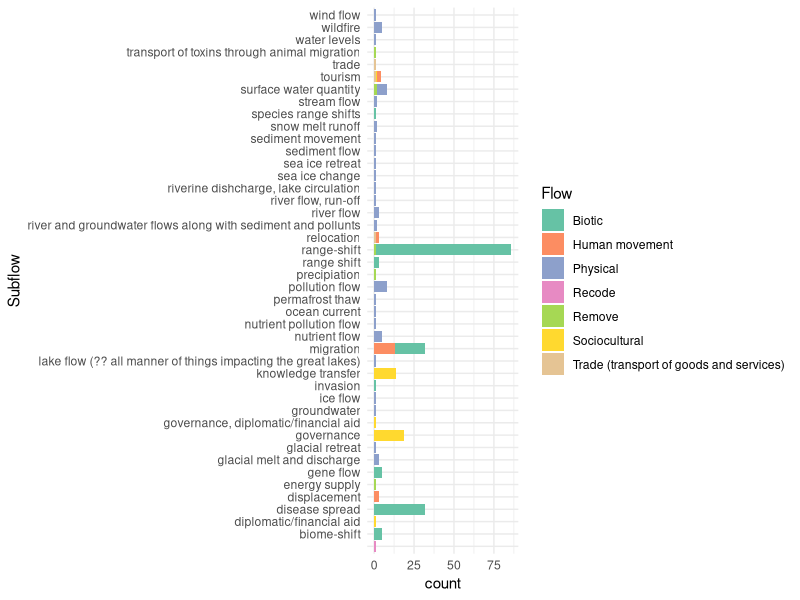

This chart was generated by the following R code: (Note: this script raises an error after producing the figure.)

library("readxl")
library("tidyverse")
data <- read_excel("data/data_cleaning/reshaped_3_drivers_Jan10_interventions_feb13.xlsx", sheet = "combined_coding")
df1 <- read.csv('data/006_output_recoded.csv')
levels(factor(df1$X2.1.Flow.Type))
data_selected <- data %>% select(ID_DOI_by_Flow, Response.Text, final.codes, Response.Mentioned.) %>% rename(intervention.text = Response.Text,intervention.codes=final.codes,Response.Mentioned.verified = Response.Mentioned.)
merged_df <- df1 %>% left_join(data_selected, by = "ID_DOI_by_Flow") %>% 
mutate(Response.Mentioned.=ifelse(!is.na(Response.Mentioned.verified),Response.Mentioned.verified,Response.Mentioned.)) %>% 
dplyr::select(-Response.Mentioned.verified)
glimpse(merged_df)
## Add new column 
# [41] "disease detection; disease prevention; control; public outreach, awareness, and education"
levels(factor(merged_df$intervention.codes))
unique_interventions <- merged_df %>%
  tidyr::separate_rows(intervention.codes, sep = ";\\s*") %>%
  distinct(intervention.codes) %>%
  filter(intervention.codes != "" & intervention.codes != "NA") %>%
  arrange(intervention.codes) # Sort the interventions alphabetically

# Print the cleaned list of interventions
print(unique_interventions, n=200)
interventions_vector <- unique_interventions$intervention.codes

fleshed_df <- merged_df

# Iterate over each intervention and create a new column
for (intervention in interventions_vector) {
  fleshed_df <- fleshed_df %>%
    mutate(!!sym(intervention) := as.integer(str_detect(intervention.codes, fixed(intervention))))
}


fleshed_df <- fleshed_df %>%
  rename_with(~paste("intervention:", .x),
              .cols = interventions_vector)

glimpse(fleshed_df)


fleshed_df <- fleshed_df %>%
  mutate(X2.2.Subtype = tolower(X2.2.Subtype))  %>% 
  filter(Citation!="Sivakumar, B.; 2011; Hydrological Sciences Journal")

write.csv(fleshed_df,'data/007_output_interventions.csv')


fleshed_df_g <-  fleshed_df %>% group_by(X2.1.Flow.Type,X2.2.Subtype) %>% 
mutate(count=n())
glimpse(fleshed_df_g)



fleshed_df_g$X2.2.Subtype <- factor(fleshed_df_g$X2.2.Subtype, levels = sort(unique(fleshed_df_g$X2.2.Subtype)))
ggplot(fleshed_df_g, aes(y=X2.2.Subtype,fill=X2.1.Flow.Type))+
geom_bar() + 
theme_minimal() +   
scale_fill_brewer(palette = "Set2") + 
labs(x = "count",y="Subflow",fill="Flow")









fleshed_df <- fleshed_df %>% filter(X2.1.Flow.Type %notin% c("Remove","Recode"))

# We'll gather only the intervention columns
intervention_data <- fleshed_df %>%
  pivot_longer(
    cols = starts_with("intervention:"),
    names_to = "intervention",
    values_to = "value"
  ) %>%
  filter(value == 1) %>%  # Keep only rows where intervention is applied
  group_by(X2.1.Flow.Type, intervention) %>%
  summarise(count = n(), .groups = 'drop')  # Count each intervention per flow type

#### FUNCTIONING PLOTS - DO NOT ERASE

# ggplot(intervention_data, aes(x = X2.1.Flow.Type, y = count, fill = intervention)) +
#   geom_bar(stat = "identity", position = position_dodge()) +  # Use dodge to group bars
#   theme_minimal() +
#   labs(
#     title = "Intervention Frequency by Flow Type",
#     x = "Flow Type",
#     y = "Count of Interventions",
#     fill = "Intervention"
#   ) +
#   theme(axis.text.x = element_text(angle = 45, hjust = 1))  # Rotate x-axis labels for better visibility
# library(tidyverse)

# # Gather the intervention columns and convert to long format
# intervention_data <- fleshed_df %>%
#   pivot_longer(
#     cols = starts_with("intervention:"),
#     names_to = "intervention",
#     values_to = "value"
#   ) %>%
#   filter(value == 1) %>%  # Consider only cases where the intervention is applied
#   group_by(X2.1.Flow.Type, intervention) %>%
#   summarise(count = n(), .groups = 'drop')  # Count each intervention per flow type

# Create a complete grid to fill in missing combinations with zeros
intervention_matrix <- expand_grid(
  X2.1.Flow.Type = unique(fleshed_df$X2.1.Flow.Type),
  intervention = unique(intervention_data$intervention)
) %>%
  left_join(intervention_data, by = c("X2.1.Flow.Type", "intervention")) %>%
  replace_na(list(count = 0))  # Replace NA values with zero

  glimpse(intervention_matrix)
  intervention_matrix$intervention <- sub("^intervention: ", "", intervention_matrix$intervention)

ggplot(intervention_matrix, aes(x = intervention, y = X2.1.Flow.Type, fill = count)) +
  geom_tile() +  # Use geom_tile() for heatmap squares
  scale_fill_gradient(low = "white", high = "steelblue", name = "Count") +
  theme_minimal() +
  labs(
    title = "Heatmap of Interventions by Flow Type",
    x = "Intervention",
    y = "Flow Type"
  ) +
  theme(axis.text.x = element_text(angle = 45, hjust = 1, vjust = 1))  # Rotate x-axis labels for better readability





# Create a complete grid to fill in missing combinations with zeros



glimpse(fleshed_df)
